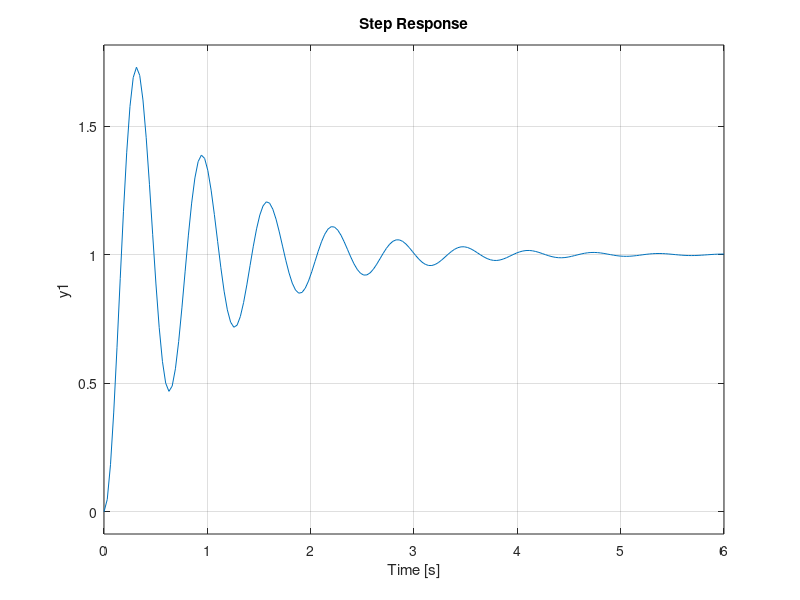

Source code (MATLAB):
% time domain analysis of second-order system
%                 100
%  G(s) =  -----------------
%            s^2 + 2s + 100

N = [100];        % numerator
D = [1 2 100];    % denominator

sys = tf(N,D);

% generate step response
step(sys);

% >>stepinfo(sys)
% 
%   struct with fields:
% 
%         RiseTime: 0.1127
%     SettlingTime: 3.8373
%      SettlingMin: 0.4685
%      SettlingMax: 1.7292
%        Overshoot: 72.9156
%       Undershoot: 0
%             Peak: 1.7292
%         PeakTime: 0.3142
